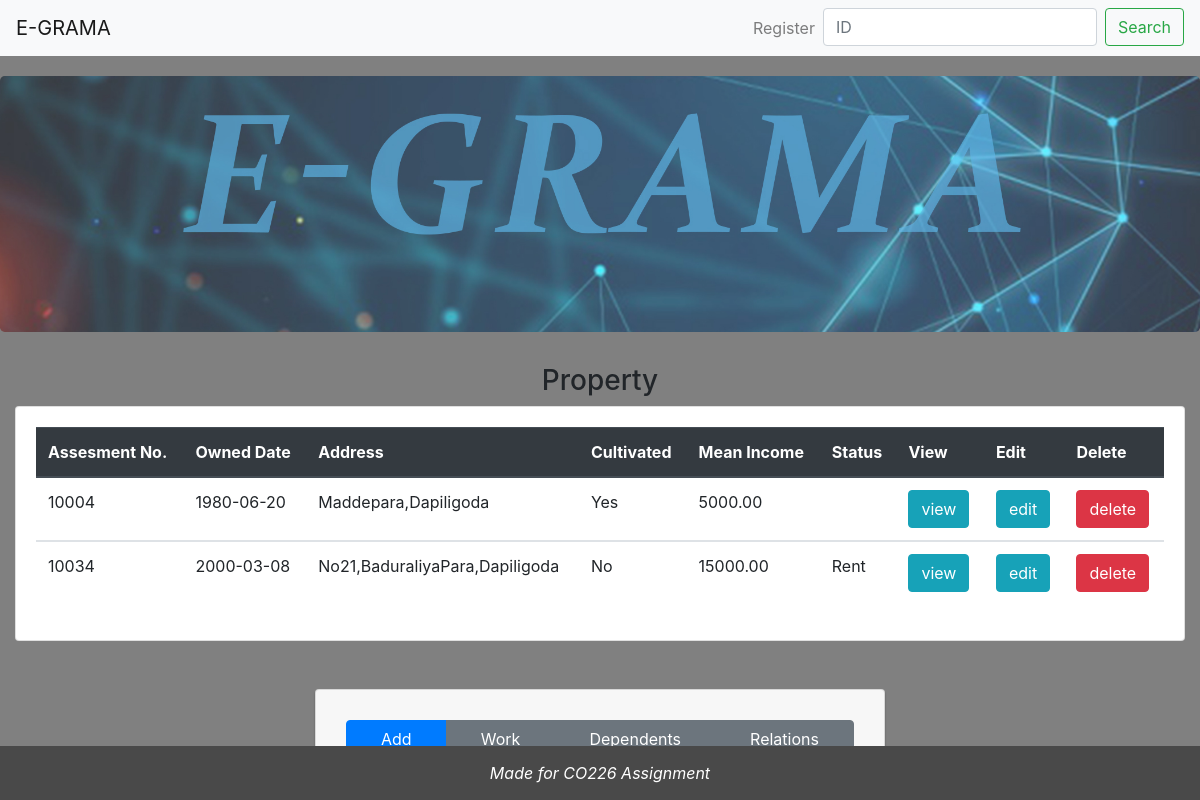
Screenshot of /propertyView.php?id=651245963V with the database file from the repository.
### tables this page shows
CREATE TABLE `tbl_property` (
  `ASSESMENT_NUMBER` char(5) NOT NULL,
  `ID` char(12) NOT NULL,
  `OWNED_DATE` date NOT NULL,
  `ADDRESS` varchar(40) NOT NULL,
  `CULTIVATE_FLAG` char(1) NOT NULL,
  `MEAN_INCOME` decimal(12,2) NOT NULL,
  `STATUS` varchar(20) NOT NULL,
  PRIMARY KEY (`ASSESMENT_NUMBER`),
  KEY `ID` (`ID`),
  CONSTRAINT `tbl_property_ibfk_1` FOREIGN KEY (`ID`) REFERENCES `tbl_person` (`ID`) ON DELETE CASCADE ON UPDATE CASCADE
);

### propertyView.php (the view, shortened to what this page needs)
<!DOCTYPE html>
<html lang="en">
<head>
    <link rel="stylesheet" href="./src/css/bootstrap.min.css">
    <link rel="stylesheet" href="./src/css/style.css">
</head>
<body>
    <nav class="navbar navbar-expand-lg navbar-light bg-light">
        <a class="navbar-brand" href="index.php">E-GRAMA</a>
        <div class="collapse navbar-collapse text-right" id="navbarSupportedContent">
          <ul class="navbar-nav  ml-auto">
            <li class="nav-item ">
            <a class="nav-link " href="person.php?add=new">Register</a>
            </li>
            <li class="nav-item">
                <form action="person.php" method="GET" class="form-inline">
                <input class="form-control mr-sm-2" name="edit" type="search" placeholder="ID" aria-label="Search">
                <button class="btn btn-outline-success my-2 my-sm-0" type="submit" >Search</button>
                </form>
            </li>
          </ul>
        </div>
      </nav>
    <div class="img-responsive jumbotron">
    </div>
    <?php require_once 'connection.php'; ?>
    <div class="container-fluid">
    <h3 class="text-center">Property</h3>
                    <?php
                            $id = $_GET['id'];
                            $result = $mysqli->query("SELECT * FROM tbl_property WHERE id='$id'") or die($mysqli->error);
                            ?>
                <div class="card">
                    <div class="card-body">
                        <table class="table">
                            <thead class="thead-dark">
                            <tr>
                                <th scope="col">Assesment No.</th>
                                <th scope="col">Owned Date</th>
                                <th scope="col">Address</th>
                                <th scope="col">Cultivated</th>
                                <th scope="col">Mean Income</th>
                                <th scope="col">Status</th>
                                <th scope="col">View</th>
                                <th scope="col">Edit</th>
                                <th scope="col">Delete</th>
                            </tr>
                            </thead>
                            <?php
                            while($row = $result->fetch_assoc()):?>
                            <tbody>
                            <tr>
                                <td><?php echo $row['ASSESMENT_NUMBER'] ;?></td>
                                <td><?php echo $row['OWNED_DATE'] ;?></td>
                                <td><?php echo $row['ADDRESS'] ;?></td>
                                <td><?php echo $row['CULTIVATE_FLAG'] == 'Y' ? 'Yes' : 'No' ;?></td>
                                <td><?php echo $row['MEAN_INCOME'] ;?></td>
                                <td><?php echo $row['STATUS'] ;?></td>
                                <td>
                                    <a href="propertyExpand.php?view=<?php echo $row['ASSESMENT_NUMBER']; ?>&id=<?php echo $id ?>" class="btn btn-info">view</a>
                                </td>
                                <td>
                                    <a href="property.php?edit=<?php echo $row['ASSESMENT_NUMBER']; ?>" class="btn btn-info">edit</a>
                                </td>
                                <td>
                                    <a href="processProperty.php?delete=<?php echo $row['ID']; ?>&assesment_number=<?php echo $row['ASSESMENT_NUMBER']; ?>" class="btn btn-danger">delete</a>
                                </td>
                            </tr>
                            </tbody>
                            <?php endwhile;?>
                        </table>
                            </div>
                    </div>
        <div class="row mt-5">
            <div class="col-md-6 m-auto">
                <div class="card card-body text-center form">
                    <div class="btn-group" role="group" aria-label="Basic example">
                        <a href="property.php?add=<?php echo $id; ?>" class="btn btn-primary">Add</a>
                        <a href="work.php?id=<?php echo $id ;?>" class="btn  btn-md  btn-secondary">Work</a>
                        <a href="dependent.php?id=<?php echo $id; ?>" class="btn  btn-md  btn-secondary">Dependents</a>
                        <a href="relations.php?id=<?php echo $id; ?>" class="btn  btn-md  btn-secondary">Relations</a>
                    </div>
                </div>
            </div>
        </div>
    </div>
    <footer>
        <div class="text-center">Made for CO226 Assignment</div>
    </footer>
</body>
</html>

### src/css/style.css (style rules this page uses)
body { background-color: gray; }
.jumbotron { margin-top:20px; width:100% ; height:10% ; background-image: url("../img/cover.jpg"); background-size:cover; }
@media (min-width: 576px) { .jumbotron { padding: 8rem 8rem; } }
footer { position: fixed; bottom : 0; width:100%; color: white ; font-style: italic; background-color: #494949 ; border: 0 ; padding: 15px ; }
.form { margin-bottom: 15px; background: #f7f7f7; box-shadow: 0px 2px 2px rgba(0, 0, 0, 0.3); padding: 30px; }
nav { background: rgb(248, 244, 244); }

### rows the page displays
tbl_property: ASSESMENT_NUMBER "10004", OWNED_DATE "1980-06-20", ADDRESS "Maddepara,Dapiligoda", CULTIVATE_FLAG "Yes", MEAN_INCOME "5000.00"
tbl_property: ASSESMENT_NUMBER "10034", OWNED_DATE "2000-03-08", ADDRESS "No21,BaduraliyaPara,Dapiligoda", CULTIVATE_FLAG "No", MEAN_INCOME "15000.00", STATUS "Rent"
